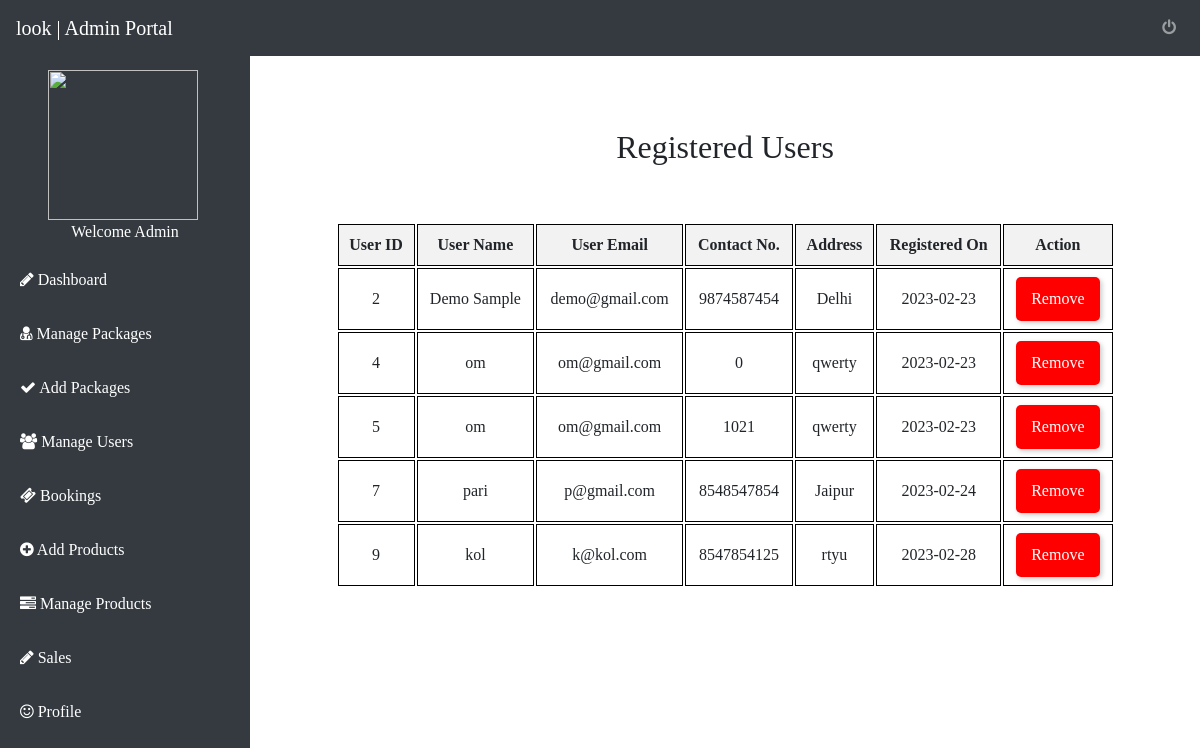
Page /manage_patients.php (signed in) on the committed database.
### tables this page shows
CREATE TABLE `patients` (
  `pid` int(7) NOT NULL,
  `patient_name` varchar(255) NOT NULL,
  `patient_email` varchar(255) NOT NULL,
  `patient_password` varchar(255) NOT NULL,
  `mobile` bigint(10) NOT NULL,
  `address` varchar(255) NOT NULL,
  `posting_date` date NOT NULL DEFAULT current_timestamp()
);

### manage_patients.php (the view, shortened to what this page needs)
<!DOCTYPE html>
<html>
<?php
include'conn.php';
?>
<head>
    <link rel="stylesheet" href="https://cdn.jsdelivr.net/npm/bootstrap@4.6.2/dist/css/bootstrap.min.css">
    <link rel="stylesheet" type="text/css" href="style.css">
    <link href="home.css" rel="stylesheet">
    <link rel="stylesheet" href="https://cdnjs.cloudflare.com/ajax/libs/font-awesome/4.7.0/css/font-awesome.min.css">
</head>
<body>
<?php
include'admin_sidebar.php';
?>
      <div class="main-content">
          <div class="py-5">
              <h2 class="text-center">Registered Users</h2>
          </div>
          <div class="row">
<?php
$sql = "SELECT * FROM patients ORDER BY pid ASC";
$result = mysqli_query($conn, $sql);
if (mysqli_num_rows($result) > 0) {
    echo "<table>
          <tr>
            <th>User ID</th>
            <th>User Name</th>
            <th>User Email</th>
            <th>Contact No.</th>
            <th>Address</th>
            <th>Registered On</th>
            <th>Action</th>
          </tr>";
    while($row = mysqli_fetch_assoc($result)) {
        echo "<tr>
              <td>".htmlspecialchars($row["pid"])."</td>
              <td>".htmlspecialchars($row["patient_name"])."</td>
              <td>".htmlspecialchars($row["patient_email"])."</td>
              <td>".htmlspecialchars($row["mobile"])."</td>
              <td>".htmlspecialchars($row["address"])."</td>
              <td>".htmlspecialchars($row["posting_date"])."</td>
              <td>
                <form action='remove_from_patients.php' method='post'>
                  <input type='hidden' name='pid' value='".htmlspecialchars($row["pid"])."'>
                  <input type='submit' name='remove' value='Remove' class='remove-btn'>
                </form>
              </td>
            </tr>";
    }
    echo "</table>";
} else {
    echo "No Result Found.";
}
?>
          </div>
      </div>
  </body>
  </html>

### style.css (style rules this page uses)
* { margin: 0; padding: 0; box-sizing: border-box; font-family: 'Playfair Display', serif; outline: none; }

### home.css (style rules this page uses)
body { min-width: 100%; }

### admin_sidebar.php (style rules this page uses)
body { font-family: Arial, sans-serif; margin: 0; padding: 0; }
.main-content { margin-left: 250px; padding: 80px; }
table { width: 95%; border-collapse: separate; margin: 0 auto; }
th, td { border: 1px solid black; padding: 8px; text-align: center; }
th { background-color: #f2f2f2; }
.remove-btn { background-color: red; color: white; padding: 10px 15px; border: none; border-radius: 5px; box-shadow: 2px 2px 5px #ccc; cursor: pointer; }

### rows in the picture
patients: pid "2", patient_name "Demo Sample", patient_email "demo@gmail.com", mobile "9874587454", address "Delhi", posting_date "2023-02-23"
patients: pid "4", patient_name "om", patient_email "om@gmail.com", mobile "0", address "qwerty", posting_date "2023-02-23"
patients: pid "5", patient_name "om", patient_email "om@gmail.com", mobile "1021", address "qwerty", posting_date "2023-02-23"
patients: pid "7", patient_name "pari", patient_email "p@gmail.com", mobile "8548547854", address "Jaipur", posting_date "2023-02-24"
patients: pid "9", patient_name "kol", patient_email "k@kol.com", mobile "8547854125", address "rtyu", posting_date "2023-02-28"
